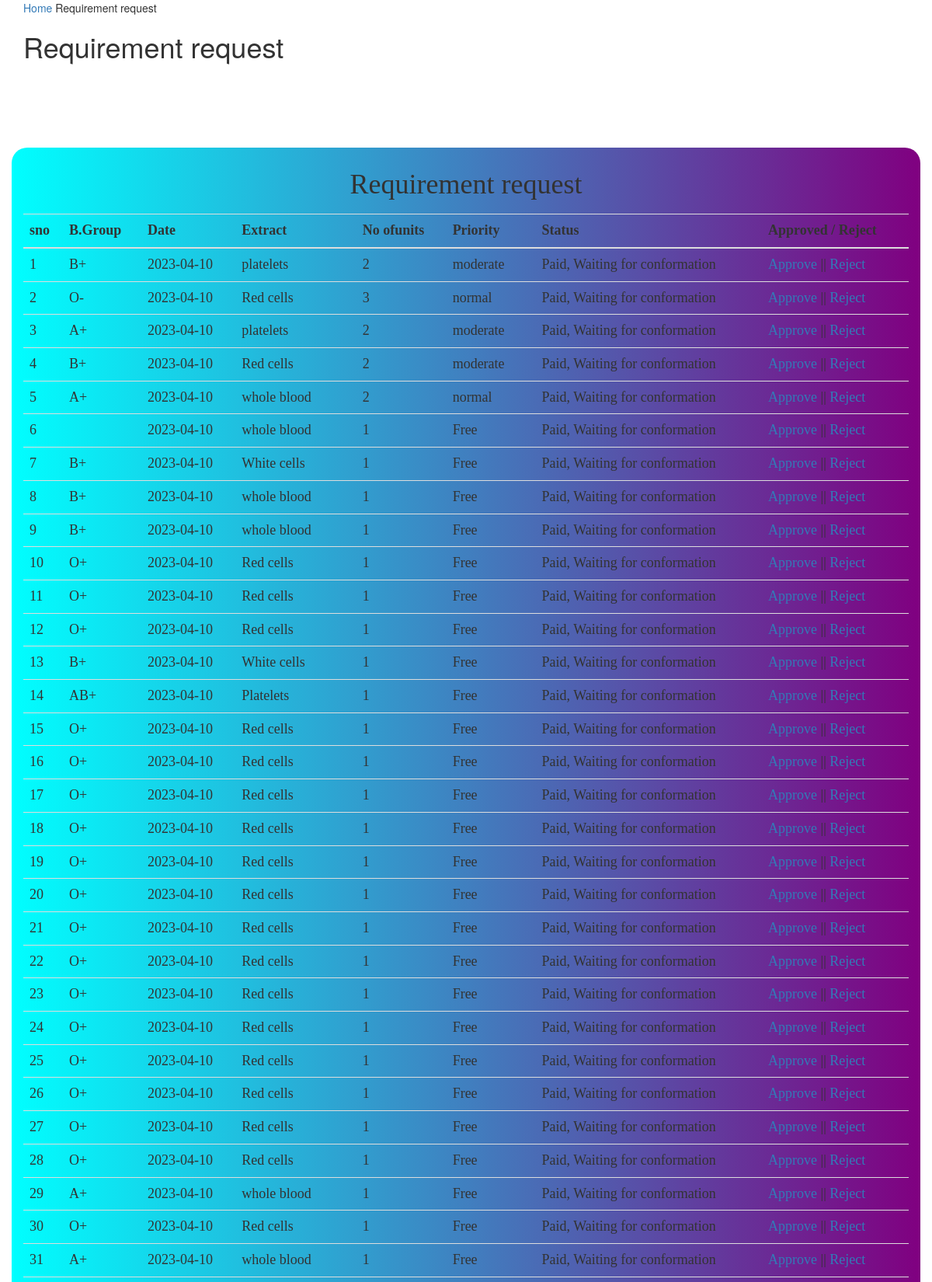
/req_view_admin.php (upper part), run on the app's committed database.
### tables this page shows
CREATE TABLE `requirement_request` (
  `Id` int(20) NOT NULL,
  `Patient_id` varchar(50) NOT NULL,
  `Blood_group_requirement` varchar(30) NOT NULL,
  `Date` date NOT NULL,
  `Extract` varchar(30) NOT NULL,
  `No_of_units` varchar(3) NOT NULL,
  `require_receipt` varchar(100) NOT NULL,
  `Priority` varchar(20) NOT NULL,
  `status` tinyint(1) DEFAULT NULL,
  `Creation_date` date DEFAULT NULL
);

CREATE TABLE `bloodgroup` (
  `Groupid` int(10) NOT NULL,
  `Name` varchar(25) NOT NULL,
  `Type` text NOT NULL,
  `Status` tinyint(2) NOT NULL,
  `Creationdate` datetime NOT NULL
);

CREATE TABLE `bloodextract` (
  `Id` int(10) NOT NULL,
  `Groupid` int(30) NOT NULL,
  `ExtractName` varchar(20) NOT NULL,
  `Quantity_per_unit` decimal(10,0) NOT NULL,
  `Unit` varchar(4) NOT NULL,
  `Price_per_unit` varchar(30) NOT NULL
);

### req_view_admin.php (the view, shortened to what this page needs)
<!DOCTYPE html>
 <html>
 <head>
 <link rel="stylesheet" href="css/bootstrap.min.css">
 </head>
 <body>
    <section class="home-slider owl-carousel">
      <div class="slider-item bread-item" style="background-image: url('images/bg_1.jpg');" data-stellar-background-ratio="0.5">
        <div class="container" data-scrollax-parent="true">
          <div class="row slider-text align-items-end">
            <div class="col-md-7 col-sm-12 ftco-animate mb-5">
              <p class="breadcrumbs" data-scrollax=" properties: { translateY: '70%', opacity: 1.6}"><span class="mr-2"><a href="index.php">Home</a></span> <span>Requirement request  </span></p>
              <h1 class="mb-3" data-scrollax=" properties: { translateY: '70%', opacity: .9}">Requirement request  </h1>
            </div>
          </div>
        </div>
      </div>
    </section>
 <div class="container div">
<table class="table table-hover">
    <thead>
 <tr>
 <td colspan="8" align="center" > <h1>Requirement request  </h1> </td>
 </tr>
 <tr>
    <th>sno</th>
  <th>B.Group</th>
 <th>Date</th>
 <th> Extract</th>
 <th>No ofunits</th>
 <th> Priority</th>
 <th> Status</th>
 <th>Approved / Reject</th>
 </tr>
</thead>
 <?php
 include 'connection.php';
 function stat1($st)
{
    if($st==0)
    {
      return "In Process";
    }
    elseif($st==1)
    {
      return "Paid, Waiting for conformation";
    }
    elseif($st==2)
    {
      return "Approved";
    }
    elseif($st==3)
    {
      return "Rejected";
    }
}
 $sqlview="SELECT a.Id,a.Patient_id,a.Date, a.Blood_group_requirement,a.date,a.Extract,a.No_of_units,a.Priority,a.status as st ,b.Name as groupName, c.ExtractName as ExtractName FROM requirement_request as a LEFT join bloodgroup as b on a.Blood_group_requirement= b.Groupid
left join bloodextract as c  on a.Extract= c.Id ";
 $result= mysqli_query($con,$sqlview);
 $sno=1;
 echo " <tbody>";
 while($row=mysqli_fetch_array($result))
 {
 echo" <tr>";
 echo "<td>".$sno."</td> <td>".$row['groupName']." </td> <td>".$row['Date']."</td> <td>".$row['ExtractName']."</td> <td>".$row['No_of_units']."</td> <td>".$row['Priority']."</td> ";
 echo "<td> ".stat1($row['st'])."</td>";
 echo "<td>
    <a href='req_view_admin.php?status=1&rid=".$row['Id']."&unit=".$row['No_of_units']."' > Approve</a> ||
    <a href='req_view_admin.php?status=0&rid=".$row['Id']."&unit=".$row['No_of_units']."' > Reject </a> </td>";
 echo" </tr>";
 $sno++;
 }
 echo " </tbody>
 </table>";
 ?>
</div>
</body>
</html>

### req_view_admin.php (style rules this page uses)
.div { font-family:Algerian ; font-size: medium; font-size: large; background-size: cover; background-position: cover ; box-shadow: -1px 4px 26px 11px rgba(0,0,,0,0.5); border-radius: 20px;*/ padding:20px;*/ background-color: #d2b48c; background-image: linear-gradient(to right, cyan, purple); margin-top:100px; }

### data on the page
requirement_request: bloodgroup.Name "B+", Date "2023-04-10", bloodextract.ExtractName "platelets", No_of_units "2", Priority "moderate", status "Paid, Waiting for conformation"
requirement_request: bloodgroup.Name "O-", Date "2023-04-10", bloodextract.ExtractName "Red cells", No_of_units "3", Priority "normal", status "Paid, Waiting for conformation"
requirement_request: bloodgroup.Name "A+", Date "2023-04-10", bloodextract.ExtractName "platelets", No_of_units "2", Priority "moderate", status "Paid, Waiting for conformation"
requirement_request: bloodgroup.Name "B+", Date "2023-04-10", bloodextract.ExtractName "Red cells", No_of_units "2", Priority "moderate", status "Paid, Waiting for conformation"
requirement_request: bloodgroup.Name "A+", Date "2023-04-10", bloodextract.ExtractName "whole blood", No_of_units "2", Priority "normal", status "Paid, Waiting for conformation"
requirement_request: Date "2023-04-10", bloodextract.ExtractName "whole blood", No_of_units "1", Priority "Free", status "Paid, Waiting for conformation"
requirement_request: bloodgroup.Name "B+", Date "2023-04-10", bloodextract.ExtractName "White cells", No_of_units "1", Priority "Free", status "Paid, Waiting for conformation"
requirement_request: bloodgroup.Name "B+", Date "2023-04-10", bloodextract.ExtractName "whole blood", No_of_units "1", Priority "Free", status "Paid, Waiting for conformation"
requirement_request: bloodgroup.Name "B+", Date "2023-04-10", bloodextract.ExtractName "whole blood", No_of_units "1", Priority "Free", status "Paid, Waiting for conformation"
requirement_request: bloodgroup.Name "O+", Date "2023-04-10", bloodextract.ExtractName "Red cells", No_of_units "1", Priority "Free", status "Paid, Waiting for conformation"
requirement_request: bloodgroup.Name "O+", Date "2023-04-10", bloodextract.ExtractName "Red cells", No_of_units "1", Priority "Free", status "Paid, Waiting for conformation"
requirement_request: bloodgroup.Name "O+", Date "2023-04-10", bloodextract.ExtractName "Red cells", No_of_units "1", Priority "Free", status "Paid, Waiting for conformation"
requirement_request: bloodgroup.Name "B+", Date "2023-04-10", bloodextract.ExtractName "White cells", No_of_units "1", Priority "Free", status "Paid, Waiting for conformation"
requirement_request: bloodgroup.Name "AB+", Date "2023-04-10", bloodextract.ExtractName "Platelets", No_of_units "1", Priority "Free", status "Paid, Waiting for conformation"
requirement_request: bloodgroup.Name "O+", Date "2023-04-10", bloodextract.ExtractName "Red cells", No_of_units "1", Priority "Free", status "Paid, Waiting for conformation"
requirement_request: bloodgroup.Name "O+", Date "2023-04-10", bloodextract.ExtractName "Red cells", No_of_units "1", Priority "Free", status "Paid, Waiting for conformation"
requirement_request: bloodgroup.Name "O+", Date "2023-04-10", bloodextract.ExtractName "Red cells", No_of_units "1", Priority "Free", status "Paid, Waiting for conformation"
requirement_request: bloodgroup.Name "O+", Date "2023-04-10", bloodextract.ExtractName "Red cells", No_of_units "1", Priority "Free", status "Paid, Waiting for conformation"
requirement_request: bloodgroup.Name "O+", Date "2023-04-10", bloodextract.ExtractName "Red cells", No_of_units "1", Priority "Free", status "Paid, Waiting for conformation"
requirement_request: bloodgroup.Name "O+", Date "2023-04-10", bloodextract.ExtractName "Red cells", No_of_units "1", Priority "Free", status "Paid, Waiting for conformation"
requirement_request: bloodgroup.Name "O+", Date "2023-04-10", bloodextract.ExtractName "Red cells", No_of_units "1", Priority "Free", status "Paid, Waiting for conformation"
requirement_request: bloodgroup.Name "O+", Date "2023-04-10", bloodextract.ExtractName "Red cells", No_of_units "1", Priority "Free", status "Paid, Waiting for conformation"
requirement_request: bloodgroup.Name "O+", Date "2023-04-10", bloodextract.ExtractName "Red cells", No_of_units "1", Priority "Free", status "Paid, Waiting for conformation"
requirement_request: bloodgroup.Name "O+", Date "2023-04-10", bloodextract.ExtractName "Red cells", No_of_units "1", Priority "Free", status "Paid, Waiting for conformation"
requirement_request: bloodgroup.Name "O+", Date "2023-04-10", bloodextract.ExtractName "Red cells", No_of_units "1", Priority "Free", status "Paid, Waiting for conformation"
requirement_request: bloodgroup.Name "O+", Date "2023-04-10", bloodextract.ExtractName "Red cells", No_of_units "1", Priority "Free", status "Paid, Waiting for conformation"
requirement_request: bloodgroup.Name "O+", Date "2023-04-10", bloodextract.ExtractName "Red cells", No_of_units "1", Priority "Free", status "Paid, Waiting for conformation"
requirement_request: bloodgroup.Name "O+", Date "2023-04-10", bloodextract.ExtractName "Red cells", No_of_units "1", Priority "Free", status "Paid, Waiting for conformation"
requirement_request: bloodgroup.Name "A+", Date "2023-04-10", bloodextract.ExtractName "whole blood", No_of_units "1", Priority "Free", status "Paid, Waiting for conformation"
requirement_request: bloodgroup.Name "O+", Date "2023-04-10", bloodextract.ExtractName "Red cells", No_of_units "1", Priority "Free", status "Paid, Waiting for conformation"
requirement_request: bloodgroup.Name "A+", Date "2023-04-10", bloodextract.ExtractName "whole blood", No_of_units "1", Priority "Free", status "Paid, Waiting for conformation"
